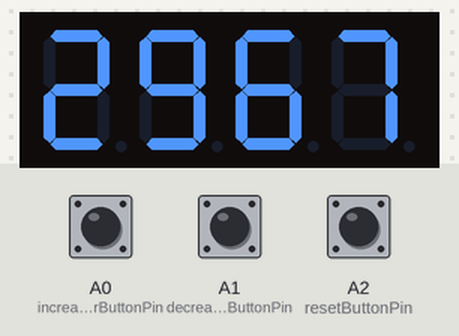
The sketch below on a simulated Arduino Nano, built with avr-gcc and run on an emulated ATmega328P. On the bench: 4-digit seven-segment display. Wiring (inferred from the names in the program): 4-digit 7-segment display, segments lit when HIGH: segments pin 2, pin 3, pin 4, pin 5, pin 6, pin 7, pin 8; digit selects pin 9, pin 10, pin 11, pin 12. Inputs (shaded band) come from the test bench; at power-on: A0 (increaseCounterButtonPin) HIGH, A2 (resetButtonPin) HIGH, A1 (decreaseCounterButtonPin) HIGH. Random numbers use the default seed unless the sketch sets one; the segment pins are drawn as the display they are named for.

Above: at 1.2 s.
1.3 s: A0 (increaseCounterButtonPin) pulled LOW for 0.15 s
At 1.8 s:
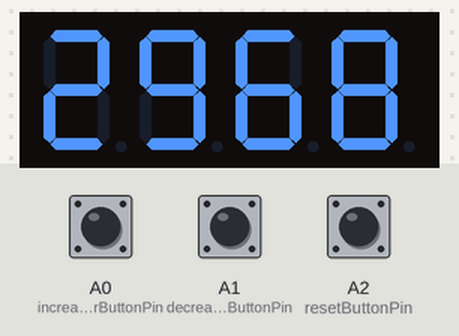
2.9 s: A2 (resetButtonPin) pulled LOW for 0.15 s
At 4.1 s:
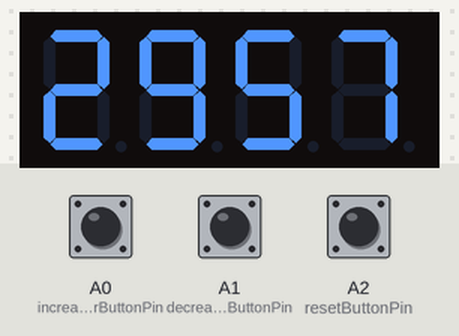
4.5 s: A1 (decreaseCounterButtonPin) pulled LOW for 0.15 s
At 5.1 s:
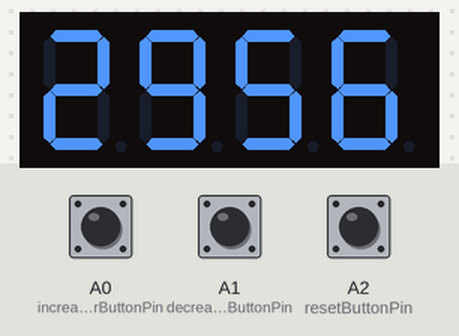
6.1 s: A1 (decreaseCounterButtonPin) pulled LOW for 1 s
8.6 s: A2 (resetButtonPin) pulled LOW for 1 s
At 9.9 s:
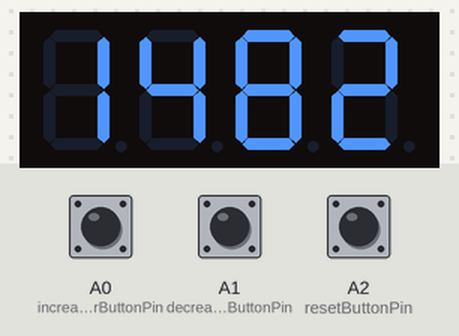
11.1 s: A2 (resetButtonPin) pulled LOW for 0.15 s
At 12.5 s:
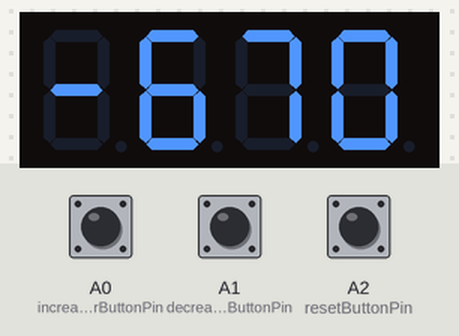
Timing chart, 0 to 13.7 s (numbered marks = the images above; inputs shaded):
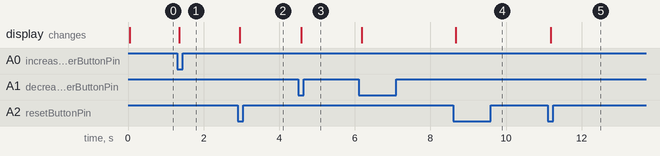

Measured:
- after the input at 1.3 s, the display: changes after 0.06 s (image 1)
- after the input at 2.9 s, the display: changes after 0.06 s (image 2)
- after the input at 4.5 s, the display: changes after 0.08 s (image 3)
- after the input at 8.6 s, the display: changes after 0.06 s (image 4)
- after the input at 11.1 s, the display: changes after 0.08 s (image 5)

The sketch:

random-number-increase-decrease.ino
```cpp
#include "display.h"
#include "buttons.h"

int counter;

// the setup routine runs once when you press reset:
void setup() {
  setupDisplay();
  setupButtons();

  randomSeed(analogRead(A7));
  counter = static_cast<int>(random(-999, 10000));
}

// the loop routine runs over and over again forever:
void loop() {
  writeNumber(counter);

  readButtons();
  checkButtons();
}
```

buttons.h
```cpp
#ifndef BUTTONS_H
#define BUTTONS_H

void setupButtons();

void readButtons();
void checkButtons();

#endif
```

buttons.ino
```cpp
#include "buttons.h"

/*
 * Logic is flipped
 * LOW is pressed
 * HIGH is NOT pressed
 */

const int increaseCounterButtonPin = A0;
const int decreaseCounterButtonPin = A1;

const int resetButtonPin = A2;

int currentIncreaseCounterButtonState;
int lastIncreaseCounterButtonState = 1;

int currentDecreaseCounterButtonState;
int lastDecreaseCounterButtonState = 1;

int currentResetButtonState;
int lastResetButtonState = 1;

void setupButtons() {
  pinMode(increaseCounterButtonPin, INPUT_PULLUP);
  pinMode(decreaseCounterButtonPin, INPUT_PULLUP);

  pinMode(resetButtonPin, INPUT_PULLUP);
}

void readButtons() {
  currentIncreaseCounterButtonState = digitalRead(increaseCounterButtonPin);
  currentDecreaseCounterButtonState = digitalRead(decreaseCounterButtonPin);

  currentResetButtonState = digitalRead(resetButtonPin);
}

void checkButtons() {
  if (currentIncreaseCounterButtonState == LOW && lastIncreaseCounterButtonState == HIGH)
  {
    counter++;

    lastIncreaseCounterButtonState = LOW;
  }
  if (currentIncreaseCounterButtonState == HIGH && lastIncreaseCounterButtonState == LOW)
  {
    lastIncreaseCounterButtonState = HIGH;
  }

  if (currentDecreaseCounterButtonState == LOW && lastDecreaseCounterButtonState == HIGH)
  {
    counter--;

    lastDecreaseCounterButtonState = LOW;
  }
  if (currentDecreaseCounterButtonState == HIGH && lastDecreaseCounterButtonState == LOW)
  {
    lastDecreaseCounterButtonState = HIGH;
  }

  if (currentResetButtonState == LOW && lastResetButtonState == HIGH)
  {
    counter = static_cast<int>(random(-999, 10000));

    lastResetButtonState = LOW;
  }
  if (currentResetButtonState == HIGH && lastResetButtonState == LOW)
  {
    lastResetButtonState = HIGH;
  }
}
```

display.h
```cpp
#ifndef DISPLAY_H
#define DISPLAY_H

void setupDisplay();

void changeDisplayDigit(short displayDigit);
void writeDigit(short digit, short displayDigit);

void writeMinus();
void writeNumber(short number);

#endif
```

display.ino
```cpp
#include "display.h"

// Segment arrangement
/*
    A
   ---
F |   | B
  | G |
   ---
E |   | C
  |   |
   ---
    D
*/

// Digit arrangement
/*
 1 2 3 4
*/

int segmentA = 2;
int segmentB = 3;
int segmentC = 4;
int segmentD = 5;
int segmentE = 6;
int segmentF = 7;
int segmentG = 8;
int displayDigit1 = 9;
int displayDigit2 = 10;
int displayDigit3 = 11;
int displayDigit4 = 12;

void setupDisplay() {
    // Initialize the digital segments as outputs.
    pinMode(segmentA, OUTPUT);
    pinMode(segmentB, OUTPUT);
    pinMode(segmentC, OUTPUT);
    pinMode(segmentD, OUTPUT);
    pinMode(segmentE, OUTPUT);
    pinMode(segmentF, OUTPUT);
    pinMode(segmentG, OUTPUT);
    pinMode(displayDigit1, OUTPUT);
    pinMode(displayDigit2, OUTPUT);
    pinMode(displayDigit3, OUTPUT);
    pinMode(displayDigit4, OUTPUT);
}

void changeDisplayDigit(short displayDigit) {
    // Logic is flipped
    // LOW results in the digit being written to
    switch (displayDigit) {
        case 1:
        {
            digitalWrite(displayDigit1, LOW);
            digitalWrite(displayDigit2, HIGH);
            digitalWrite(displayDigit3, HIGH);
            digitalWrite(displayDigit4, HIGH);
            break;
        }
        case 2:
        {
            digitalWrite(displayDigit1, HIGH);
            digitalWrite(displayDigit2, LOW);
            digitalWrite(displayDigit3, HIGH);
            digitalWrite(displayDigit4, HIGH);
            break;
        }
        case 3:
        {
            digitalWrite(displayDigit1, HIGH);
            digitalWrite(displayDigit2, HIGH);
            digitalWrite(displayDigit3, LOW);
            digitalWrite(displayDigit4, HIGH);
            break;
        }
        case 4:
        {
            digitalWrite(displayDigit1, HIGH);
            digitalWrite(displayDigit2, HIGH);
            digitalWrite(displayDigit3, HIGH);
            digitalWrite(displayDigit4, LOW);
            break;
        }
    }
}

void writeDigit(short digit, short displayDigit) {
    changeDisplayDigit(displayDigit);

    // Logic is normal
    // HIGH results in the segment being lit
    switch (digit) {
        case 0:
        {
            digitalWrite(segmentA, HIGH);
            digitalWrite(segmentB, HIGH);
            digitalWrite(segmentC, HIGH);
            digitalWrite(segmentD, HIGH);
            digitalWrite(segmentE, HIGH);
            digitalWrite(segmentF, HIGH);
            digitalWrite(segmentG, LOW);

            break;
        }
        case 1:
        {
            digitalWrite(segmentA, LOW);
            digitalWrite(segmentB, HIGH);
            digitalWrite(segmentC, HIGH);
            digitalWrite(segmentD, LOW);
            digitalWrite(segmentE, LOW);
            digitalWrite(segmentF, LOW);
            digitalWrite(segmentG, LOW);

            break;
        }
        case 2:
        {
            digitalWrite(segmentA, HIGH);
            digitalWrite(segmentB, HIGH);
            digitalWrite(segmentC, LOW);
            digitalWrite(segmentD, HIGH);
            digitalWrite(segmentE, HIGH);
            digitalWrite(segmentF, LOW);
            digitalWrite(segmentG, HIGH);

            break;
        }
        case 3:
        {
            digitalWrite(segmentA, HIGH);
            digitalWrite(segmentB, HIGH);
            digitalWrite(segmentC, HIGH);
            digitalWrite(segmentD, HIGH);
            digitalWrite(segmentE, LOW);
            digitalWrite(segmentF, LOW);
            digitalWrite(segmentG, HIGH);

            break;
        }
        case 4:
        {
            digitalWrite(segmentA, LOW);
            digitalWrite(segmentB, HIGH);
            digitalWrite(segmentC, HIGH);
            digitalWrite(segmentD, LOW);
            digitalWrite(segmentE, LOW);
            digitalWrite(segmentF, HIGH);
            digitalWrite(segmentG, HIGH);

            break;
        }
        case 5:
        {
            digitalWrite(segmentA, HIGH);
            digitalWrite(segmentB, LOW);
            digitalWrite(segmentC, HIGH);
            digitalWrite(segmentD, HIGH);
            digitalWrite(segmentE, LOW);
            digitalWrite(segmentF, HIGH);
            digitalWrite(segmentG, HIGH);

            break;
        }
        case 6:
        {
            digitalWrite(segmentA, HIGH);
            digitalWrite(segmentB, LOW);
            digitalWrite(segmentC, HIGH);
            digitalWrite(segmentD, HIGH);
            digitalWrite(segmentE, HIGH);
            digitalWrite(segmentF, HIGH);
            digitalWrite(segmentG, HIGH);

            break;
        }
        case 7:
        {
            digitalWrite(segmentA, HIGH);
            digitalWrite(segmentB, HIGH);
            digitalWrite(segmentC, HIGH);
            digitalWrite(segmentD, LOW);
            digitalWrite(segmentE, LOW);
            digitalWrite(segmentF, LOW);
            digitalWrite(segmentG, LOW);

            break;
        }
        case 8:
        {
            digitalWrite(segmentA, HIGH);
            digitalWrite(segmentB, HIGH);
            digitalWrite(segmentC, HIGH);
            digitalWrite(segmentD, HIGH);
            digitalWrite(segmentE, HIGH);
            digitalWrite(segmentF, HIGH);
            digitalWrite(segmentG, HIGH);

            break;
        }
        case 9:
        {
            digitalWrite(segmentA, HIGH);
            digitalWrite(segmentB, HIGH);
            digitalWrite(segmentC, HIGH);
            digitalWrite(segmentD, HIGH);
            digitalWrite(segmentE, LOW);
            digitalWrite(segmentF, HIGH);
            digitalWrite(segmentG, HIGH);

            break;
        }
    }

    // delay so the numbers are readable (at >=1ms)
    // but not too much as it will cause flickering (at >=5ms)
    // 4ms seem to be the sweet spot
    delay(4);
}

void writeMinus(short displayDigit) {
    changeDisplayDigit(displayDigit);

    digitalWrite(segmentA, LOW);
    digitalWrite(segmentB, LOW);
    digitalWrite(segmentC, LOW);
    digitalWrite(segmentD, LOW);
    digitalWrite(segmentE, LOW);
    digitalWrite(segmentF, LOW);
    digitalWrite(segmentG, HIGH);
    delay(4);
}

void writeNumber(short number) {
    bool isNegative{false};

    if (number < 0) {
        isNegative = true;

        number = -number;
    }

    if (isNegative) {
        writeMinus(1);
    }

    short digit[4];

    for (short i = 3; i >= 0; i--) {
        digit[i] = number % 10;

        number /= 10;
    }

    bool lastDigitWritten{false};

    for (short i = 0; i < 4; i++) {
        if (digit[i] != 0 || i == 3 || lastDigitWritten)
        {
            writeDigit(digit[i], i + 1);

            lastDigitWritten = true;
        }
    }
}
```
